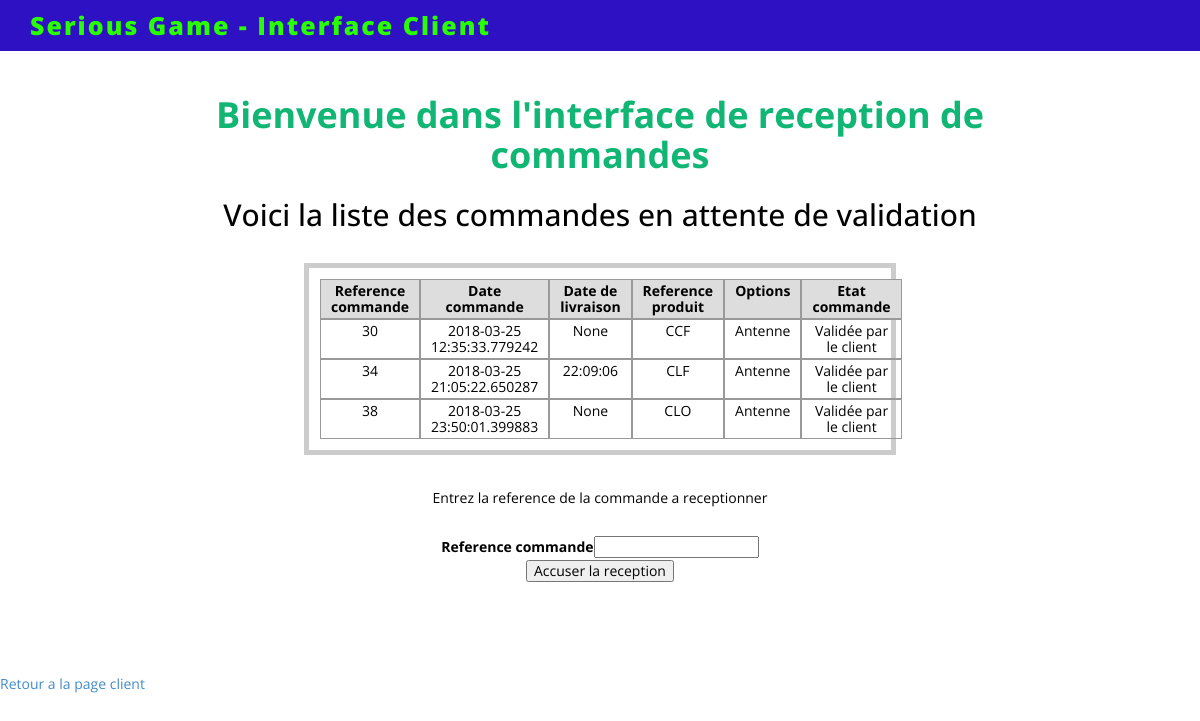
/reception_commande, run on an earlier commit of the app's database.
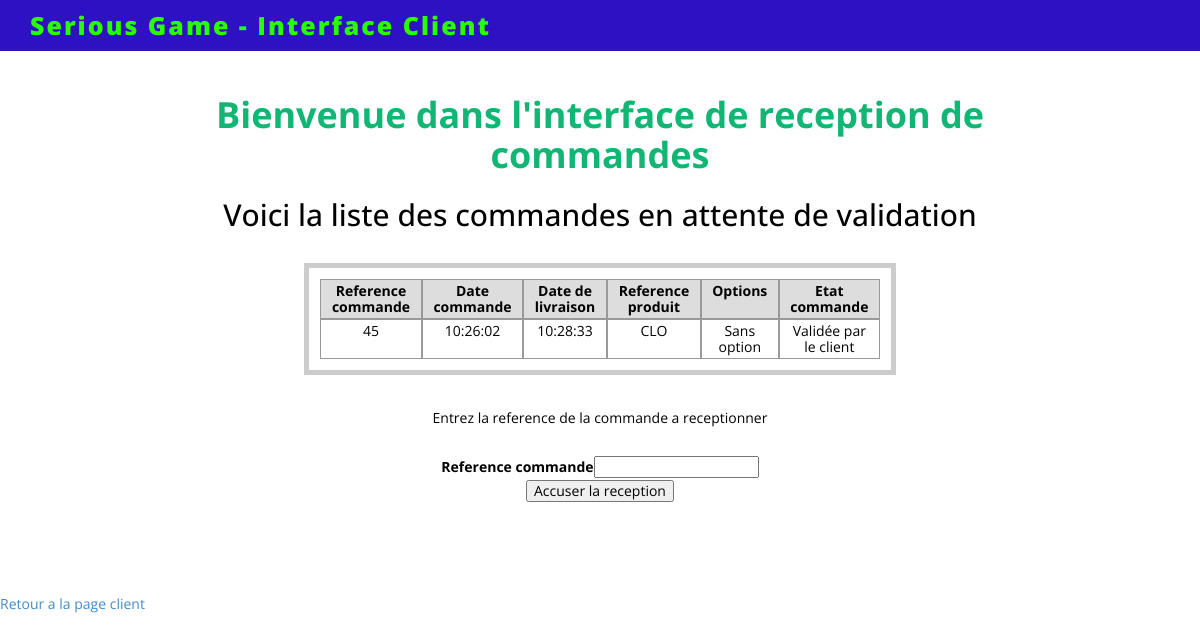
And on a later commit of the database.
### tables this page shows
CREATE TABLE "Commande" (
	`ref_commande`	INTEGER PRIMARY KEY AUTOINCREMENT,
	`Date_commande`	TEXT,
	`Date_livraison`	TEXT,
	`Ref_prod`	TEXT,
	`Etat_cmd`	TEXT,
	`Date_OF`	TEXT,
	`Date_recpKit`	TEXT,
	`Date_liv_AgiLog`	TEXT,
	`Date_ctrl_quali`	TEXT,
	`Ref_facture`	INTEGER,
	`Date_OA`	TEXT,
	`ref_opt`	TEXT
);

### exemples.py (the view, shortened to what this page needs)
@app.route('/reception_commande', methods=['GET','POST'])
def reception_commande():
	lignes = selection_commandes_liv_client()
	erreur = ""
	return render_template('reception_commande.html',commandes = lignes, msg = erreur, ref_cmd = request.form.get('ref_cmd', ''))

### exemples.py (called while the page is built)
def connection_bdd():
    con = lite.connect('BD_serious_game.db')
    con.row_factory = lite.Row
    return con

def selection_commandes_liv_client():
	conn = connection_bdd()
	cur = conn.cursor()
	cur.execute("SELECT ref_commande, Date_commande, Date_livraison, Ref_prod, ref_opt, Etat_cmd FROM Commande WHERE Etat_cmd LIKE 'En attente de validation client' OR Etat_cmd LIKE 'Validée par le client' ORDER BY Date_commande ASC")
	lignes = cur.fetchall()
	conn.close()
	return lignes

### templates/reception_commande.html (shortened to what this page needs)
<html>
<head>
    <link href="static/assets/css/bootstrap.css" rel="stylesheet" />
    <link href="static/assets/css/font-awesome.min.css" rel="stylesheet" />
    <link rel="stylesheet" href="https://cdnjs.cloudflare.com/ajax/libs/font-awesome/4.7.0/css/font-awesome.min.css">
    <link href="static/assets/css/style.css" rel="stylesheet" />
  </head>
<body>
<div class="row main-top-margin text-center">
<div class="col-md-8 col-md-offset-2 col-sm-10 col-sm-offset-1" data-scrollreveal="enter top and move 100px, wait 0.5s">
<h1>Bienvenue dans l'interface de reception de commandes</h1>
<h2> Voici la liste des commandes en attente de validation</h2>
<div class='contenu'>
	<div class="lp_table">
		<div class="lp_entetes">
			<div class="lp_entete">Reference commande</div>
			<div class="lp_entete">Date commande</div>
                        <div class="lp_entete">Date de livraison</div>
			<div class="lp_entete">Reference produit</div>
                        <div class="lp_entete">Options</div>
			<div class="lp_entete">Etat commande</div>
		</div>
		{% for commande in commandes %}
			<div class="lp_ligne">
				<div class="lp_cellule">{{ commande['ref_commande'] }}</div>
				<div class="lp_cellule">{{ commande['Date_commande'] }}</div>
                                <div class="lp_cellule">{{ commande['Date_livraison'] }}</div>
				<div class="lp_cellule">{{ commande['Ref_prod'] }}</div>
                                <div class="lp_cellule">{{ commande['ref_opt'] }}</div>
				<div class="lp_cellule">{{ commande['Etat_cmd'] }}</div>
			</div>
		{% endfor %}
	</div>
</div>
<p> Entrez la reference de la commande a receptionner </p>
<form method='post' action='{{ url_for("reception_commande") }}'>
<label for='ref_cmd'>Reference commande</label><input type='text'  name='ref_cmd' value='{{ ref_cmd }}'>
<br>
<input type='submit' value='Accuser la reception'>
</form>
</div>
</div>
<br>
<br/><br/>
<a href={{url_for('client')}}> Retour a la page client<a/>
</body>
<div class="navbar navbar-inverse navbar-fixed-top">
        <div class="container">
            <div class="navbar-header">
                <a class="navbar-brand" href="#">Serious Game - Interface Client</a>
            </div>
</html>

### static/assets/css/style.css (style rules this page uses)
body { font-family:'Open Sans', sans-serif; font-weight: 400; font-size: 14px; color: #000; margin-top: 40px; line-height:16px; }
h1, h2, h3, h4, h5, h6 { font-family:'Open Sans', sans-serif; font-weight: 500; line-height:40px; }
h1 { color:#11B674; font-weight: 700; }
.text-center { text-align: center; }
.main-top-margin { margin-top: 75px; }
a,a:hover { text-decoration:none; }
p { line-height: 30px; margin-bottom: 23px; }
.navbar { font-weight: 800; font-size: 14px; }
.navbar-inverse { background: #2F11C4; border-color: #2F11C4; }
.navbar-inverse .navbar-brand { color: #29FF00; font-weight: bolder; font-size: 25px; font-weight:900; letter-spacing: 2px; }
.contenu { margin: 2em auto; width: 75%; border: 5px solid #ccc; padding: 0.8em; background: white; }
.lp_table { display: table; width: 100%; }
.lp_entetes { display: table-header-group; background-color: #ddd; font-weight: bold; }
.lp_ligne { display: table-row; }
.lp_entete, .lp_cellule { display: table-cell; padding: 3px 10px; border: 1px solid #999999; }

What changed in the data, as far as the page shows it:
removed Commande: ref_commande "30", Date_commande "2018-03-25 12:35:33.779242", Date_livraison "None", Ref_prod "CCF", ref_opt "Antenne", Etat_cmd "Validée par le client"
removed Commande: ref_commande "34", Date_commande "2018-03-25 21:05:22.650287", Date_livraison "22:09:06", Ref_prod "CLF", ref_opt "Antenne", Etat_cmd "Validée par le client"
removed Commande: ref_commande "38", Date_commande "2018-03-25 23:50:01.399883", Date_livraison "None", Ref_prod "CLO", ref_opt "Antenne", Etat_cmd "Validée par le client"
added Commande: ref_commande "45", Date_commande "10:26:02", Date_livraison "10:28:33", Ref_prod "CLO", ref_opt "Sans option", Etat_cmd "Validée par le client"
